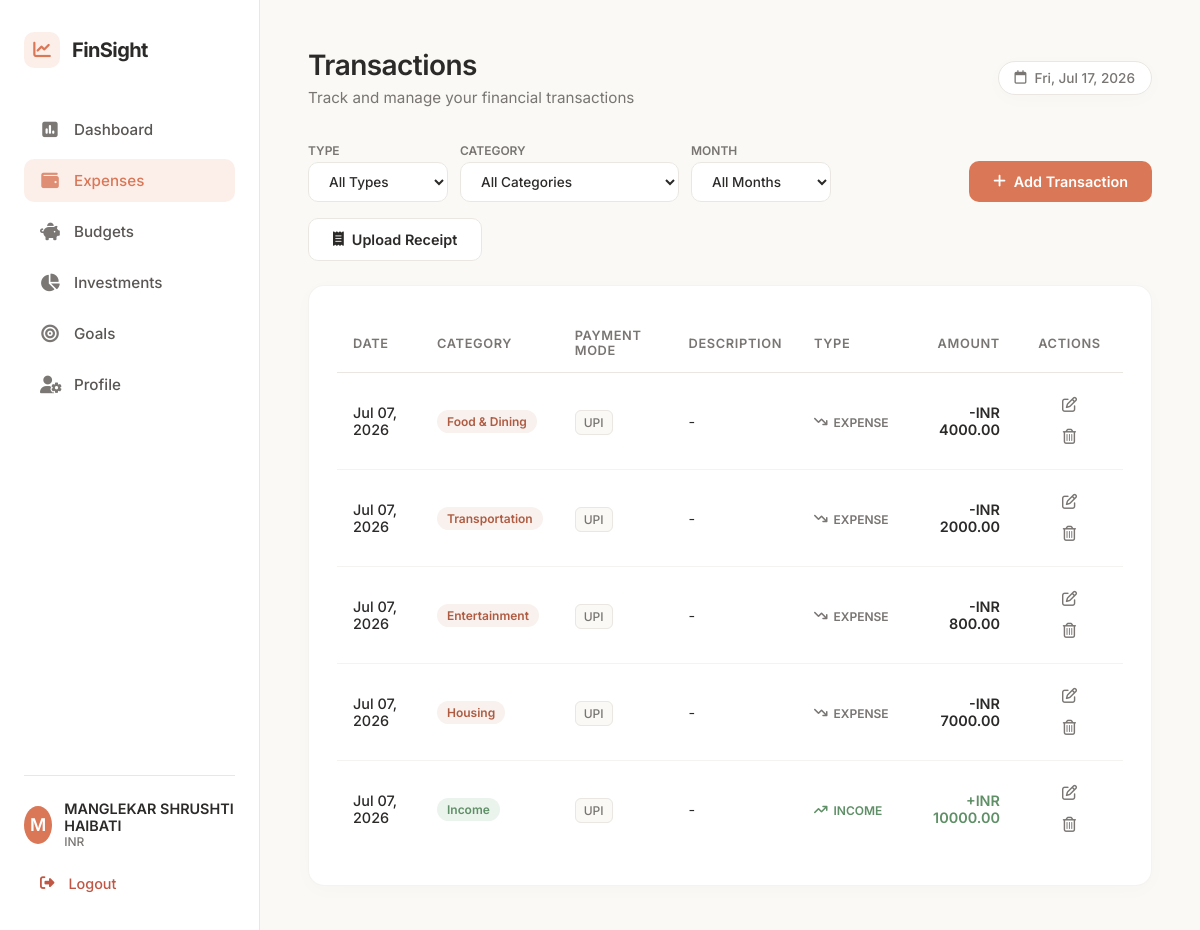
The app's page /expenses (signed in), older data.
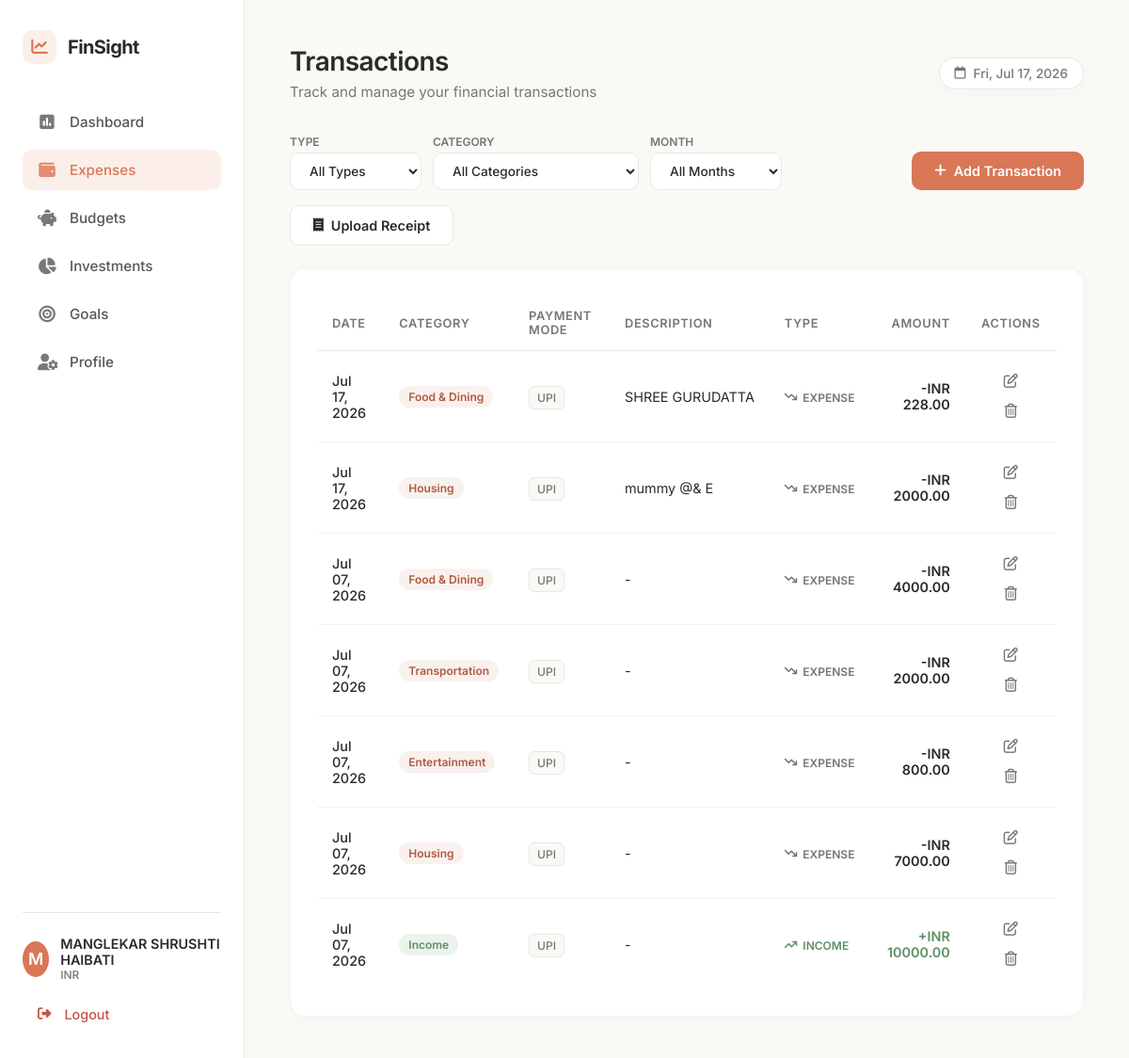
The same page, newer data.
### models.py (models this page shows, shortened)
class User(db.Model):
    __tablename__ = 'users'
    id = db.Column(db.Integer, primary_key=True)
    name = db.Column(db.String(100), nullable=False)
    email = db.Column(db.String(120), unique=True, nullable=False, index=True)
    password_hash = db.Column(db.String(255), nullable=False)
    monthly_income = db.Column(db.Float, default=0.0, nullable=False)
    currency = db.Column(db.String(10), default='INR', nullable=False)
    created_at = db.Column(db.DateTime, default=datetime.utcnow, nullable=False)
    categories = db.relationship('Category', backref='user', lazy=True, cascade="all, delete-orphan")
    transactions = db.relationship('Transaction', backref='user', lazy=True, cascade="all, delete-orphan")
    budgets = db.relationship('Budget', backref='user', lazy=True, cascade="all, delete-orphan")
    investments = db.relationship('Investment', backref='user', lazy=True, cascade="all, delete-orphan")
    goals = db.relationship('Goal', backref='user', lazy=True, cascade="all, delete-orphan")

class Transaction(db.Model):
    __tablename__ = 'transactions'
    id = db.Column(db.Integer, primary_key=True)
    user_id = db.Column(db.Integer, db.ForeignKey('users.id', ondelete='CASCADE'), nullable=False)
    category_id = db.Column(db.Integer, db.ForeignKey('categories.id', ondelete='CASCADE'), nullable=False)
    type = db.Column(db.String(20), nullable=False) # 'Income' or 'Expense'
    amount = db.Column(db.Float, nullable=False)
    description = db.Column(db.Text, nullable=True)
    transaction_date = db.Column(db.Date, nullable=False)
    payment_mode = db.Column(db.String(50), nullable=False) # e.g. UPI, Card, Cash, Bank Transfer
    created_at = db.Column(db.DateTime, default=datetime.utcnow, nullable=False)

class Category(db.Model):
    __tablename__ = 'categories'
    id = db.Column(db.Integer, primary_key=True)
    user_id = db.Column(db.Integer, db.ForeignKey('users.id', ondelete='CASCADE'), nullable=False)
    name = db.Column(db.String(100), nullable=False)
    type = db.Column(db.String(20), nullable=False) # 'Income' or 'Expense'
    created_at = db.Column(db.DateTime, default=datetime.utcnow, nullable=False)
    transactions = db.relationship('Transaction', backref='category', lazy=True, cascade="all, delete-orphan")
    budgets = db.relationship('Budget', backref='category', lazy=True, cascade="all, delete-orphan")

### app.py (the view, shortened to what this page needs)
@app.route('/expenses', methods=['GET'])
@login_required
def expenses():
    filter_type = request.args.get('type', 'All').strip()
    filter_category_str = request.args.get('category_id', 'All').strip()
    filter_month = request.args.get('month', 'All').strip()
    tx_query = Transaction.query.filter_by(user_id=g.user.id)
    if filter_type in ['Income', 'Expense']:
        tx_query = tx_query.filter(Transaction.type == filter_type)
    if filter_category_str != 'All':
        try:
            tx_query = tx_query.filter(Transaction.category_id == int(filter_category_str))
        except ValueError:
            pass
    all_transactions = tx_query.order_by(Transaction.transaction_date.desc(), Transaction.id.desc()).all()
    categories = Category.query.filter_by(user_id=g.user.id).order_by(Category.name.asc()).all()
    all_tx_dates = db.session.query(Transaction.transaction_date).filter_by(
        user_id=g.user.id
    ).distinct().all()
    unique_months = sorted(
        list(set(d[0].strftime('%Y-%m') for d in all_tx_dates if d[0])),
        reverse=True
    )
    today_str = datetime.date.today().strftime('%Y-%m-%d')
    return render_template(
        'expenses.html',
        transactions=all_transactions,
        categories=categories,
        filter_type=filter_type,
        filter_category_str=filter_category_str,
        filter_month=filter_month,
        unique_months=unique_months,
        today_str=today_str
    )

### app.py (called while the page is built)
def login_required(f):
    @wraps(f)
    def decorated_function(*args, **kwargs):
        if 'user_id' not in session:
            flash('Please login to access this page.', 'warning')
            return redirect(url_for('login', next=request.url))
        return f(*args, **kwargs)
    return decorated_function

@app.before_request
def load_logged_in_user():
    user_id = session.get('user_id')
    if user_id is None:
        g.user = None
    else:
        g.user = User.query.get(user_id)

### templates/expenses.html (shortened to what this page needs)
{% extends 'base.html' %}
{% block header_title %}Transactions{% endblock %}
{% block header_subtitle %}Track and manage your financial transactions{% endblock %}
{% block content %}
<div class="transactions-container animate-fade-in-up">
    <div class="action-bar">
        <form method="GET" action="{{ url_for('expenses') }}" class="filter-form">
            <div class="filter-group">
                <label for="filter_type">Type</label>
                <select name="type" id="filter_type" onchange="this.form.submit()">
                    <option value="All" {% if filter_type == 'All' %}selected{% endif %}>All Types</option>
                </select>
            </div>
            <div class="filter-group">
                <label for="filter_category">Category</label>
                <select name="category_id" id="filter_category" onchange="this.form.submit()">
                    <option value="All" {% if filter_category_str == 'All' %}selected{% endif %}>All Categories</option>
                </select>
            </div>
            <div class="filter-group">
                <label for="filter_month">Month</label>
                <select name="month" id="filter_month" onchange="this.form.submit()">
                    <option value="All" {% if filter_month == 'All' %}selected{% endif %}>All Months</option>
                </select>
            </div>
        </form>
        <button onclick="toggleAddForm()" class="btn btn-primary">
            <i class="fa-solid fa-plus"></i> Add Transaction
        </button>
        <button onclick="openReceiptUploadModal()" class="btn btn-secondary" id="uploadReceiptBtn">
            <i class="fa-solid fa-receipt"></i> Upload Receipt
        </button>
    </div>
    <div class="card table-card">
        <div class="table-responsive">
            <table class="table">
                <thead>
                    <tr>
                        <th>Date</th>
                        <th>Category</th>
                        <th>Payment Mode</th>
                        <th>Description</th>
                        <th>Type</th>
                        <th class="text-right">Amount</th>
                        <th class="text-center">Actions</th>
                    </tr>
                </thead>
                <tbody>
                    {% if transactions %}
                        {% for tx in transactions %}
                        <tr>
                            <td class="date-cell">{{ tx.transaction_date.strftime('%b %d, %Y') }}</td>
                            <td>
                                <span class="category-badge {{ tx.type | lower }}">
                                    {{ tx.category.name if tx.category else 'Others' }}
                                </span>
                            </td>
                            <td><span class="paymode-badge">{{ tx.payment_mode }}</span></td>
                            <td class="desc-cell">{{ tx.description or '-' }}</td>
                            <td>
                                <span class="type-indicator {{ tx.type | lower }}">
                                    <i class="fa-solid {% if tx.type == 'Income' %}fa-arrow-trend-up{% else %}fa-arrow-trend-down{% endif %}"></i>
                                    {{ tx.type }}
                                </span>
                            </td>
                            <td class="text-right amount-cell {{ tx.type | lower }}">
                                {% if tx.type == 'Income' %}+{% else %}-{% endif %}{{ g.user.currency }} {{ "%.2f"|format(tx.amount) }}
                            </td>
                            <td class="text-center actions-cell">
                                <button onclick="openEditModal({{ tx.id }}, {{ tx.amount }}, {{ tx.category_id }}, '{{ tx.type }}', '{{ tx.transaction_date.strftime('%Y-%m-%d') }}', '{{ tx.description | escape }}', '{{ tx.payment_mode }}')"
                                        class="btn btn-icon btn-edit" title="Edit">
                                    <i class="fa-regular fa-pen-to-square"></i>
                                </button>
                                <form method="POST" action="{{ url_for('delete_transaction', tx_id=tx.id) }}" style="display:inline;" onsubmit="return confirm('Are you sure you want to delete this transaction?')">
                                    <button type="submit" class="btn btn-icon btn-delete" title="Delete">
                                        <i class="fa-regular fa-trash-can"></i>
                                    </button>
                                </form>
                            </td>
                        </tr>
                        {% endfor %}
                    {% endif %}
                </tbody>
            </table>
        </div>
    </div>
</div>
{% endblock %}

### templates/base.html (shortened to what this page needs)
<!DOCTYPE html>
<html lang="en">
<head>
    <link rel="stylesheet" href="https://cdnjs.cloudflare.com/ajax/libs/font-awesome/6.4.0/css/all.min.css">
    <link rel="stylesheet" href="{{ url_for('static', filename='css/style.css') }}">
</head>
<body>
    <div class="app-container {% if not g.user %}auth-layout{% endif %}">
        {% if g.user %}
        <aside class="sidebar">
            <div class="sidebar-header">
                <div class="logo">
                    <span class="logo-icon"><i class="fa-solid fa-chart-line"></i></span>
                    <span class="logo-text">FinSight</span>
                </div>
            </div>
            <nav class="sidebar-nav">
                <a href="{{ url_for('dashboard') }}" class="nav-item {% if request.path == '/dashboard' %}active{% endif %}">
                    <i class="fa-solid fa-square-poll-vertical"></i>
                    <span>Dashboard</span>
                </a>
                <a href="{{ url_for('expenses') }}" class="nav-item {% if request.path == '/expenses' %}active{% endif %}">
                    <i class="fa-solid fa-wallet"></i>
                    <span>Expenses</span>
                </a>
                <a href="{{ url_for('budgets') }}" class="nav-item {% if request.path.startswith('/budgets') %}active{% endif %}">
                    <i class="fa-solid fa-piggy-bank"></i>
                    <span>Budgets</span>
                </a>
                <a href="{{ url_for('investments') }}" class="nav-item {% if request.path.startswith('/investments') %}active{% endif %}">
                    <i class="fa-solid fa-chart-pie"></i>
                    <span>Investments</span>
                </a>
                <a href="{{ url_for('goals') }}" class="nav-item {% if request.path.startswith('/goals') %}active{% endif %}">
                    <i class="fa-solid fa-bullseye"></i>
                    <span>Goals</span>
                </a>
                <a href="{{ url_for('profile') }}" class="nav-item {% if request.path == '/profile' %}active{% endif %}">
                    <i class="fa-solid fa-user-gear"></i>
                    <span>Profile</span>
                </a>
            </nav>
            <div class="sidebar-footer">
                <div class="user-pill">
                    <div class="user-avatar">
                        {{ g.user.name[0] | upper if g.user.name else 'U' }}
                    </div>
                    <div class="user-info">
                        <span class="user-name">{{ g.user.name }}</span>
                        <span class="user-currency">{{ g.user.currency }}</span>
                    </div>
                </div>
                <a href="{{ url_for('logout') }}" class="logout-btn">
                    <i class="fa-solid fa-right-from-bracket"></i>
                    <span>Logout</span>
                </a>
            </div>
        </aside>
        {% endif %}
        <main class="main-content">
            {% if g.user %}
            <header class="main-header">
                <div class="header-title">
                    <h1>{% block header_title %}Dashboard{% endblock %}</h1>
                    <p class="header-subtitle">{% block header_subtitle %}Welcome back, {{ g.user.name }}{% endblock %}</p>
                </div>
                <div class="header-actions">
                    <span class="date-badge"><i class="fa-regular fa-calendar"></i> <span id="currentDate"></span></span>
                </div>
            </header>
            {% endif %}
            <div class="content-body">
                {% block content %}{% endblock %}
            </div>
        </main>
    </div>
</body>
</html>

Row changes from the older to the newer data that the page shows:
added Transaction: transaction_date "Jul 17, 2026", category "Food & Dining", payment_mode "UPI", description "SHREE GURUDATTA", type "EXPENSE", {{ g.user.currency }} "INR", amount "228.00"
added Transaction: transaction_date "Jul 17, 2026", category "Housing", payment_mode "UPI", description "mummy @& E", type "EXPENSE", {{ g.user.currency }} "INR", amount "2000.00"
